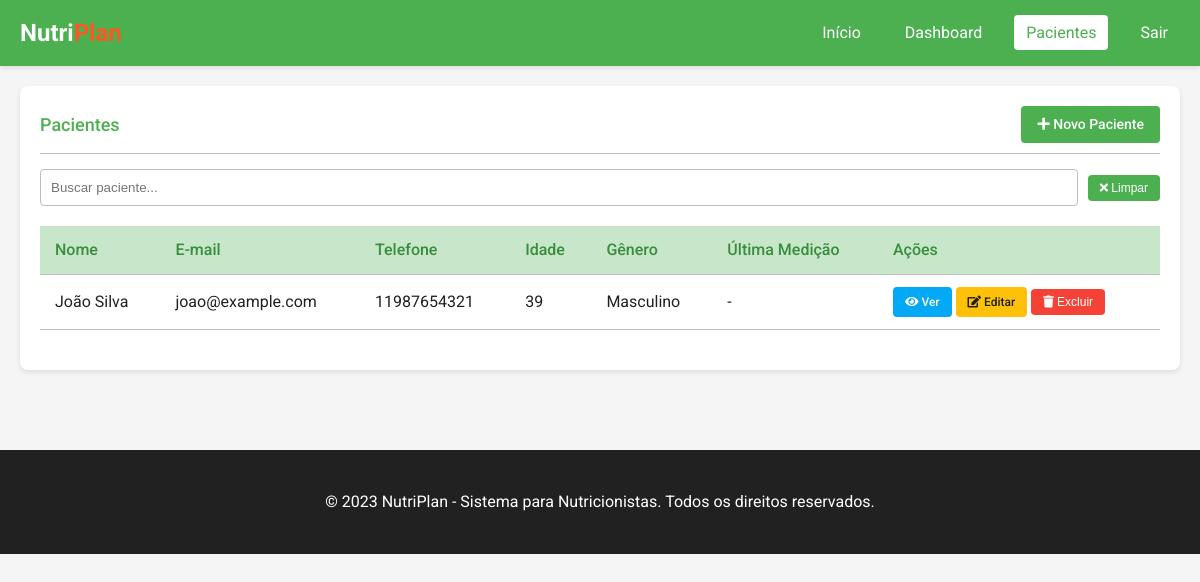
/patient/patients (signed in), run on an earlier commit of the app's database.
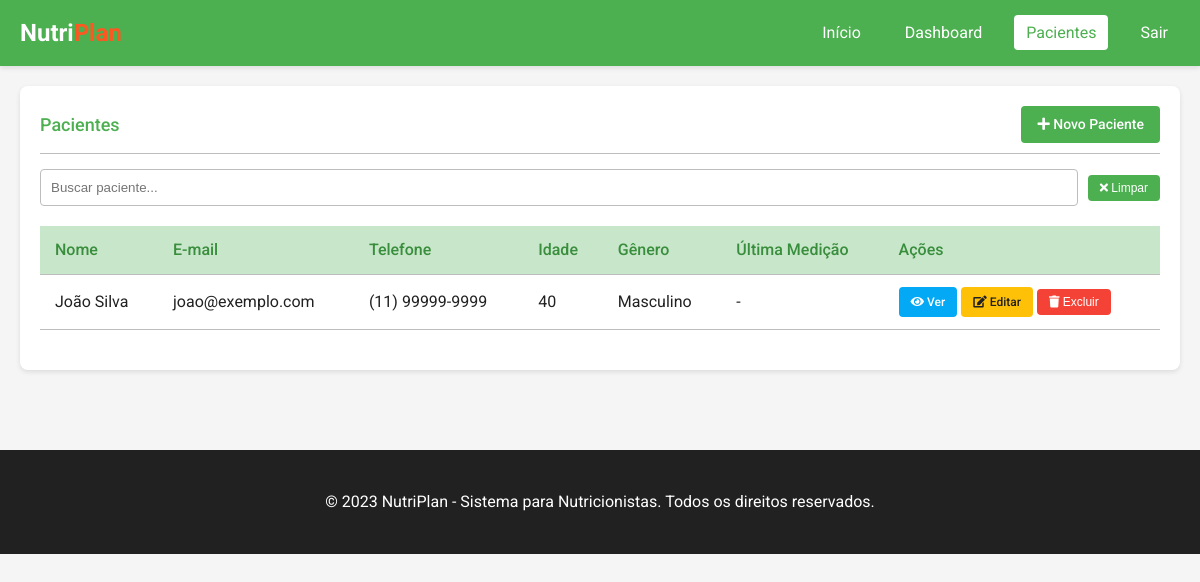
And on a later commit of the database.
### models.py (models this page shows, shortened)
class Patient(db.Model):
    id = db.Column(db.Integer, primary_key=True)
    name = db.Column(db.String(100), nullable=False)
    email = db.Column(db.String(120), unique=True, nullable=True)
    phone = db.Column(db.String(20), nullable=True)
    birthday = db.Column(db.Date, nullable=True)
    gender = db.Column(db.String(10), nullable=True)
    created_at = db.Column(db.DateTime, default=datetime.utcnow)
    user_id = db.Column(db.Integer, db.ForeignKey('user.id'), nullable=False)
    measurements = db.relationship('Measurement', backref='patient', lazy=True, cascade="all, delete-orphan")
    meal_plans = db.relationship('MealPlan', backref='patient', lazy=True, cascade="all, delete-orphan")
    consultations = db.relationship('Consultation', backref='patient', lazy=True, cascade="all, delete-orphan")
    @property
    def age(self):
        if self.birthday:
            today = datetime.now().date()
            return today.year - self.birthday.year - ((today.month, today.day) < (self.birthday.month, self.birthday.day))
        return None

### routes.py (the view)
@patient_bp.route('/patients')
@login_required
def patients_list():
    user_id = session.get('user_id')
    patients = Patient.query.filter_by(user_id=user_id).order_by(Patient.name).all()
    return render_template('patients.html', patients=patients)

### utils.py (called while the page is built)
def login_required(f):
    @wraps(f)
    def decorated_function(*args, **kwargs):
        if 'user_id' not in session:
            flash('Por favor, faça login para acessar esta página.', 'warning')
            return redirect(url_for('auth.login'))
        return f(*args, **kwargs)
    return decorated_function

### templates/patients.html (shortened to what the changed rows need)
<!DOCTYPE html>
<html lang="pt-br">
<head>
    <link rel="stylesheet" href="https://cdnjs.cloudflare.com/ajax/libs/font-awesome/5.15.4/css/all.min.css">
    <link rel="stylesheet" href="{{ url_for('static', filename='css/style.css') }}">
</head>
<body>
    <div class="container">
        <div class="card">
            <div class="card-header">
                <h2 class="card-title">Pacientes</h2>
            </div>
            <div class="card-content">
                {% if patients %}
                <div class="table-responsive">
                    <table class="table" id="patientsTable">
                        <thead>
                            <tr>
                                <th>Nome</th>
                                <th>E-mail</th>
                                <th>Telefone</th>
                                <th>Idade</th>
                                <th>Gênero</th>
                                <th>Última Medição</th>
                                <th>Ações</th>
                            </tr>
                        </thead>
                        <tbody>
                            {% for patient in patients %}
                            <tr>
                                <td>{{ patient.name }}</td>
                                <td>{{ patient.email or '-' }}</td>
                                <td>{{ patient.phone or '-' }}</td>
                                <td>{{ patient.age or '-' }}</td>
                                <td>{{ patient.gender or '-' }}</td>
                                <td>
                                    {% set last_measurement = patient.measurements|sort(attribute='date', reverse=True)|first %}
                                    {% if last_measurement %}
                                        {{ last_measurement.date.strftime('%d/%m/%Y') }}
                                    {% else %}
                                        -
                                    {% endif %}
                                </td>
                                <td class="patient-actions">
                                    <a href="{{ url_for('patient.patient_detail', patient_id=patient.id) }}" class="btn btn-sm btn-info">
                                        <i class="fas fa-eye"></i> Ver
                                    </a>
                                    <a href="{{ url_for('patient.edit_patient', patient_id=patient.id) }}" class="btn btn-sm btn-warning">
                                        <i class="fas fa-edit"></i> Editar
                                    </a>
                                    <button class="btn btn-sm btn-danger" onclick="confirmPatientDelete({{ patient.id }}, '{{ patient.name }}')">
                                        <i class="fas fa-trash"></i> Excluir
                                    </button>
                                </td>
                            </tr>
                            {% endfor %}
                        </tbody>
                    </table>
                </div>
                {% endif %}
            </div>
        </div>
    </div>
</body>
</html>

What changed in the data, as far as the page shows it:
changed Patient "João Silva": email "joao@example.com" → "joao@exemplo.com"; phone "11987654321" → "(11) 99999-9999"; birthday "39" → "40"
